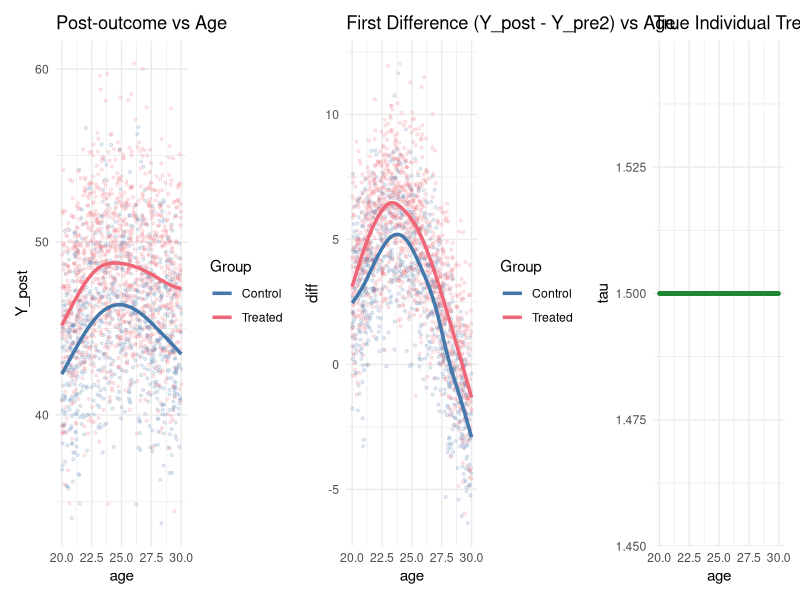
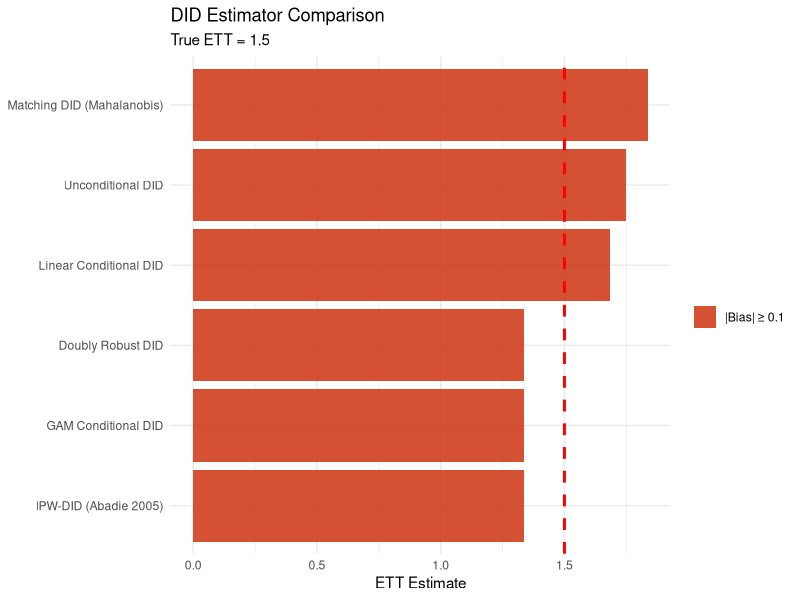
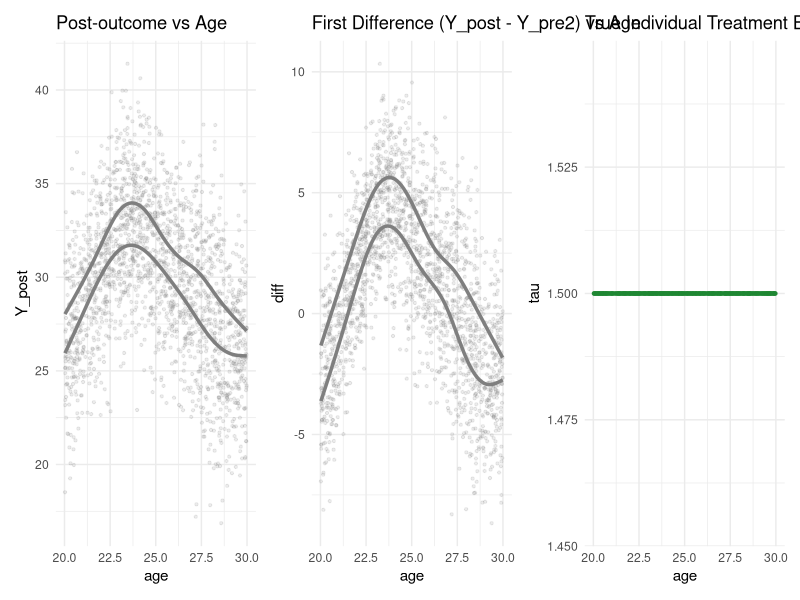
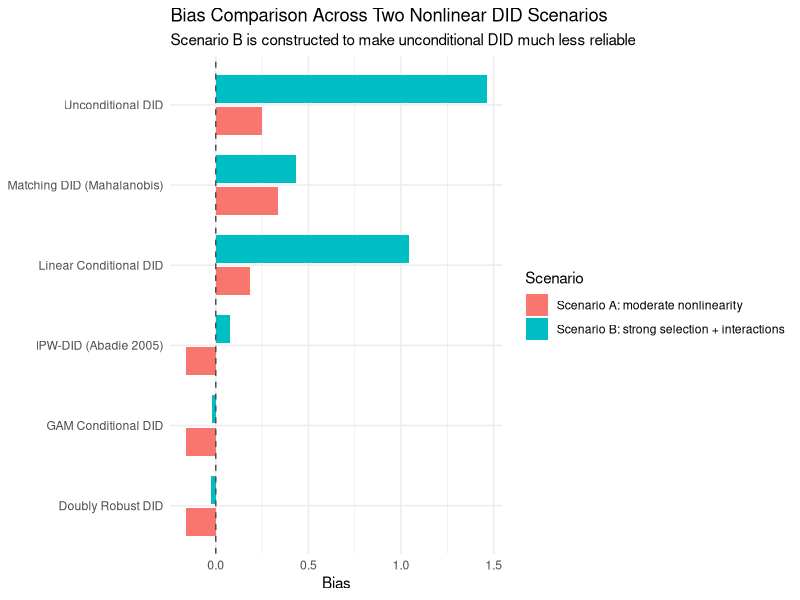

The R source for these figures, in order:
## ---- chunk 1
library(ggplot2)
library(tidyverse)
library(mgcv)
library(MatchIt)
library(patchwork)
set.seed(42)
## ---- chunk 2
n <- 2000

# ── Covariates ──────────────────────────────────────────────
age           <- runif(n, 20, 30)
genre_pref    <- sample(c("Action","Drama","Comedy","SciFi","Romance"), n, replace=TRUE)
major_release <- sample(c("sports","politics","celebrity","tech","news"),   n, replace=TRUE)

genre_num   <- as.numeric(factor(genre_pref))
release_num <- as.numeric(factor(major_release))

# ── Nonlinear propensity score ───────────────────────────────
linpred <- 
  0.5  * sin(age / 3) +
  0.3  * (genre_num^2) / 10 +
 -0.4  * log(release_num + 1) +
  0.2  * (age * genre_num) / 30

ps_true <- plogis(linpred)
D       <- rbinom(n, 1, ps_true)

# ── Pre-period outcomes (nonlinear in X) ─────────────────────
Y_pre1 <- 
   2 * sin(age / 4) +
   0.5 * genre_num^1.5 +
  -0.3 * release_num^2 / 5 +
   rnorm(n, 0, 2) + 30

Y_pre2 <- 
   3 * sin(age / 5) +
   0.7 * genre_num^1.5 +
  -0.4 * release_num^2 / 5 +
   0.5 * age +
   rnorm(n, 0, 2) + 30

# ── Heterogeneous true treatment effect ──────────────────────
tau <- tau <- 
  1.5 +
  0 * sin(age / 2) +
  0 * (genre_num == 1) +   # Action: higher effect
  0 * (genre_num == 2)     # Drama: lower effect
ETT_true <- mean(tau[D == 1])
cat("True ETT (treated units only):", round(ETT_true, 4), "\n")

# ── Post-period outcome ──────────────────────────────────────
Y_post <- 
  Y_pre2 +
  tau * D +
  5 * sin(age / 3) +
  rnorm(n, 0, 2)

# ── Dataset ──────────────────────────────────────────────────
data <- data.frame(
  age, genre_pref, major_release,
  genre_num, release_num,
  D, ps_true,
  Y_pre1, Y_pre2, Y_post,
  diff = Y_post - Y_pre2,
  tau
)
## ---- chunk 3
p1 <- ggplot(data, aes(x = age, y = Y_post, color = factor(D))) +
  geom_point(alpha = 0.15, size = 0.8) +
  geom_smooth(se = FALSE, linewidth = 1.2) +
  scale_color_manual(values = c("#4477AA","#EE6677"),
                     labels = c("Control","Treated")) +
  labs(title = "Post-outcome vs Age", color = "Group") +
  theme_minimal()

p2 <- ggplot(data, aes(x = age, y = diff, color = factor(D))) +
  geom_point(alpha = 0.15, size = 0.8) +
  geom_smooth(se = FALSE, linewidth = 1.2) +
  scale_color_manual(values = c("#4477AA","#EE6677"),
                     labels = c("Control","Treated")) +
  labs(title = "First Difference (Y_post - Y_pre2) vs Age", color = "Group") +
  theme_minimal()

p3 <- ggplot(data, aes(x = age, y = tau)) +
  geom_point(alpha = 0.2, size = 0.8, color = "#228833") +
  geom_smooth(se = FALSE, color = "#228833", linewidth = 1.2) +
  labs(title = "True Individual Treatment Effect τ_i vs Age") +
  theme_minimal()

p1 + p2 + p3
## ---- chunk 4
ETT_naive <- 
  (mean(data$Y_post[data$D==1]) - mean(data$Y_pre2[data$D==1])) -
  (mean(data$Y_post[data$D==0]) - mean(data$Y_pre2[data$D==0]))

cat("Unconditional DID:", round(ETT_naive, 4), "\n")
cat("Bias vs true ETT: ", round(ETT_naive - ETT_true, 4), "\n")
## ---- chunk 5
ctrl_linear <- lm(
  diff ~ age + genre_pref + major_release,
  data = subset(data, D == 0)
)

# Predict counterfactual trend for treated
cf_linear <- predict(ctrl_linear, newdata = subset(data, D == 1))
ETT_linear <- mean(data$diff[data$D == 1]) - mean(cf_linear)

cat("Linear Conditional DID:", round(ETT_linear, 4), "\n")
cat("Bias vs true ETT:      ", round(ETT_linear - ETT_true, 4), "\n")
## ---- chunk 6
ctrl_gam <- gam(
  diff ~ s(age) + genre_pref + major_release,
  data = subset(data, D == 0)
)

cf_gam  <- predict(ctrl_gam, newdata = subset(data, D == 1))
ETT_gam <- mean(data$diff[data$D == 1]) - mean(cf_gam)

cat("GAM Conditional DID:", round(ETT_gam, 4), "\n")
cat("Bias vs true ETT:   ", round(ETT_gam - ETT_true, 4), "\n")
## ---- chunk 7
ps_gam <- gam(
  D ~ s(age) + genre_pref + major_release,
  family = binomial,
  data = data
)
data$ps_hat <- predict(ps_gam, type = "response")

# Trim propensity scores to avoid extreme weights
trim <- 0.02
data$ps_trim <- pmax(trim, pmin(1 - trim, data$ps_hat))
## ---- chunk 8
pD   <- mean(data$D)

ETT_ipw <- mean(
  (data$diff / pD) *
  (data$D - data$ps_trim) /
  (1 - data$ps_trim)
)

cat("IPW-DID (Abadie 2005):", round(ETT_ipw, 4), "\n")
cat("Bias vs true ETT:     ", round(ETT_ipw - ETT_true, 4), "\n")
## ---- chunk 9
m0_hat <- predict(ctrl_gam, newdata = data)

phat <- data$ps_trim
pD_bar <- mean(data$D)

# Normalized DR DID for panel ETT
w_treat <- data$D / pD_bar
w_ctrl_raw <- (1 - data$D) * phat / (1 - phat)
w_ctrl <- w_ctrl_raw / mean(w_ctrl_raw)

ETT_dr <- mean((w_treat - w_ctrl) * (data$diff - m0_hat))

cat("Doubly Robust DID:", round(ETT_dr, 4), "\n")
cat("Bias vs true ETT: ", round(ETT_dr - ETT_true, 4), "\n")
## ---- chunk 10
library(MatchIt)

m_out <- matchit(
  D ~ age + genre_num + release_num,
  data = data,
  method = "nearest",
  distance = "mahalanobis",
  ratio = 1
)

matched_data <- match.data(m_out)

ETT_match <- with(matched_data,
  mean(diff[D == 1]) - mean(diff[D == 0])
)

cat("Kernel/Matching DID:", round(ETT_match, 4), "\n")
cat("Bias vs true ETT:   ", round(ETT_match - ETT_true, 4), "\n")
## ---- chunk 11
results <- tibble(
  Estimator = c(
    "True ETT",
    "Unconditional DID",
    "Linear Conditional DID",
    "GAM Conditional DID",
    "IPW-DID (Abadie 2005)",
    "Doubly Robust DID",
    "Matching DID (Mahalanobis)"
  ),
  Estimate = round(c(ETT_true, ETT_naive, ETT_linear, ETT_gam,
                     ETT_ipw, ETT_dr, ETT_match), 4),
  Bias = round(c(ETT_true, ETT_naive, ETT_linear, ETT_gam,
                 ETT_ipw, ETT_dr, ETT_match) - ETT_true, 4)
)

knitr::kable(results, caption = "ETT Estimates: All Methods vs True Value")
## ---- chunk 12
results %>%
  filter(Estimator != "True ETT") %>%
  mutate(Estimator = fct_reorder(Estimator, abs(Bias))) %>%
  ggplot(aes(x = Estimator, y = Estimate, fill = abs(Bias) < 0.1)) +
  geom_col(alpha = 0.85) +
  geom_hline(yintercept = ETT_true, linetype = "dashed", color = "red", linewidth = 1) +
  scale_fill_manual(values = c("#CC3311","#009988"),
                    labels = c("|Bias| ≥ 0.1", "|Bias| < 0.1")) +
  coord_flip() +
  labs(title = "DID Estimator Comparison",
       subtitle = paste("True ETT =", round(ETT_true,4)),
       y = "ETT Estimate", x = NULL, fill = "") +
  theme_minimal()
## ---- chunk 13
estimate_did_suite <- function(data) {
  ETT_true <- mean(data$tau[data$D == 1])

  ETT_naive <- 
    (mean(data$Y_post[data$D == 1]) - mean(data$Y_pre2[data$D == 1])) -
    (mean(data$Y_post[data$D == 0]) - mean(data$Y_pre2[data$D == 0]))

  ctrl_linear <- lm(
    diff ~ age + genre_pref + major_release,
    data = subset(data, D == 0)
  )

  cf_linear <- predict(ctrl_linear, newdata = subset(data, D == 1))
  ETT_linear <- mean(data$diff[data$D == 1]) - mean(cf_linear)

  ctrl_gam <- gam(
    diff ~ s(age) + genre_pref + major_release,
    data = subset(data, D == 0)
  )

  cf_gam <- predict(ctrl_gam, newdata = subset(data, D == 1))
  ETT_gam <- mean(data$diff[data$D == 1]) - mean(cf_gam)

  ps_gam <- gam(
    D ~ s(age) + genre_pref + major_release,
    family = binomial,
    data = data
  )

  ps_hat <- predict(ps_gam, type = "response")
  ps_trim <- pmax(0.02, pmin(0.98, ps_hat))
  pD_bar <- mean(data$D)

  ETT_ipw <- mean(
    (data$diff / pD_bar) *
    (data$D - ps_trim) /
    (1 - ps_trim)
  )

  m0_hat <- predict(ctrl_gam, newdata = data)
  w_treat <- data$D / pD_bar
  w_ctrl_raw <- (1 - data$D) * ps_trim / (1 - ps_trim)
  w_ctrl <- w_ctrl_raw / mean(w_ctrl_raw)

  ETT_dr <- mean((w_treat - w_ctrl) * (data$diff - m0_hat))

  m_out <- matchit(
    D ~ age + genre_num + release_num,
    data = data,
    method = "nearest",
    distance = "mahalanobis",
    ratio = 1
  )

  matched_data <- match.data(m_out)
  ETT_match <- with(matched_data,
    mean(diff[D == 1]) - mean(diff[D == 0])
  )

  tibble(
    Estimator = c(
      "True ETT",
      "Unconditional DID",
      "Linear Conditional DID",
      "GAM Conditional DID",
      "IPW-DID (Abadie 2005)",
      "Doubly Robust DID",
      "Matching DID (Mahalanobis)"
    ),
    Estimate = c(
      ETT_true, ETT_naive, ETT_linear, ETT_gam,
      ETT_ipw, ETT_dr, ETT_match
    ),
    Bias = c(
      0, ETT_naive - ETT_true, ETT_linear - ETT_true, ETT_gam - ETT_true,
      ETT_ipw - ETT_true, ETT_dr - ETT_true, ETT_match - ETT_true
    )
  )
}

scenario_a <- results %>%
  mutate(Scenario = "Scenario A: moderate nonlinearity")

n_stress <- 2000

age_s <- runif(n_stress, 20, 30)
genre_pref_s <- sample(c("Action","Drama","Comedy","SciFi","Romance"), n_stress, replace = TRUE)
major_release_s <- sample(c("sports","politics","celebrity","tech","news"), n_stress, replace = TRUE)

genre_num_s <- as.numeric(factor(genre_pref_s))
release_num_s <- as.numeric(factor(major_release_s))

linpred_s <-
  -1.2 +
   1.1 * cos(age_s / 2) +
   0.9 * (genre_pref_s == "Action") +
   0.7 * (genre_pref_s == "SciFi") -
   0.8 * (major_release_s == "politics") +
   1.0 * ((age_s < 24) & (genre_pref_s == "Action")) +
   0.8 * ((age_s > 27) & (major_release_s == "tech"))

ps_true_s <- plogis(linpred_s)
D_s <- rbinom(n_stress, 1, ps_true_s)

Y_pre1_s <-
  1.5 * sin(age_s / 2.5) +
  0.7 * genre_num_s -
  0.4 * release_num_s +
  0.9 * sin(age_s * genre_num_s / 8) +
  rnorm(n_stress, 0, 2) + 28

Y_pre2_s <-
  Y_pre1_s +
  1.2 * cos(age_s / 2.2) +
  0.5 * (genre_pref_s == "Action") -
  0.6 * (major_release_s == "politics") +
  0.8 * sin(age_s * release_num_s / 7)

tau_s <-
  1.5 +
  0 * sin(age_s / 1.8) +
  0 * (genre_pref_s == "Action") -
  0 * (genre_pref_s == "Drama")

m0_stress <-
  2.8 * sin(age_s / 1.7) +
  1.1 * (genre_pref_s == "Action") -
  1.0 * (genre_pref_s == "Drama") +
  1.3 * (major_release_s == "tech") -
  1.1 * (major_release_s == "politics") +
  1.4 * sin(age_s * genre_num_s / 3.5) +
  1.0 * ((age_s > 26) & (major_release_s == "tech")) +rnorm(n_stress, 0, 1.5)

Y_post_s <- Y_pre2_s + tau_s * D_s + m0_stress

stress_data <- data.frame(
  age = age_s,
  genre_pref = genre_pref_s,
  major_release = major_release_s,
  genre_num = genre_num_s,
  release_num = release_num_s,
  D = D_s,
  ps_true = ps_true_s,
  Y_pre1 = Y_pre1_s,
  Y_pre2 = Y_pre2_s,
  Y_post = Y_post_s,
  diff = Y_post_s - Y_pre2_s,
  tau = tau_s
)

scenario_b <- estimate_did_suite(stress_data) %>%
  mutate(Scenario = "Scenario B: strong selection + interactions")

scenario_compare <- bind_rows(scenario_a, scenario_b) %>%
  mutate(
    Estimate = round(Estimate, 4),
    Bias = round(Bias, 4)
  )

knitr::kable(
  scenario_compare,
  caption = "Two DGPs Compared: Baseline Scenario vs Stress-Test Scenario"
)
## ---- chunk 14
p1_stress <- ggplot(stress_data, aes(x = age, y = Y_post, color = factor(D))) +
  geom_point(alpha = 0.15, size = 0.8) +
  geom_smooth(se = FALSE, linewidth = 1.2) +
  scale_color_manual(values = c("Control" = "#4477AA", "Treated" = "#EE6677")) +
  labs(
    title = "Post-outcome vs Age",
    color = "Group"
  ) +
  theme_minimal()

p2_stress <- ggplot(stress_data, aes(x = age, y = diff, color = factor(D))) +
  geom_point(alpha = 0.15, size = 0.8) +
  geom_smooth(se = FALSE, linewidth = 1.2) +
  scale_color_manual(values = c("Control" = "#4477AA", "Treated" = "#EE6677")) +
  labs(
    title = "First Difference (Y_post - Y_pre2) vs Age",
    color = "Group"
  ) +
  theme_minimal()

p3_stress <- ggplot(stress_data, aes(x = age, y = tau)) +
  geom_point(alpha = 0.2, size = 0.8, color = "#228833") +
  geom_smooth(se = FALSE, color = "#228833", linewidth = 1.2) +
  labs(title = "True Individual Treatment Effect τ_i vs Age") +
  theme_minimal()

p1_stress + p2_stress + p3_stress
## ---- chunk 15
scenario_compare %>%
  filter(Estimator != "True ETT") %>%
  ggplot(aes(x = Estimator, y = Bias, fill = Scenario)) +
  geom_col(position = position_dodge(width = 0.8), width = 0.7) +
  geom_hline(yintercept = 0, linetype = "dashed", color = "gray30") +
  coord_flip() +
  labs(
    title = "Bias Comparison Across Two Nonlinear DID Scenarios",
    subtitle = "Scenario B is constructed to make unconditional DID much less reliable",
    x = NULL,
    y = "Bias"
  ) +
  theme_minimal()
